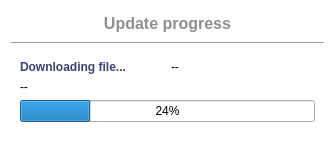
<?xml version="1.0" encoding="UTF-8"?>
<ui version="4.0">
 <class>WUpdateProgress</class>
 <widget class="QDialog" name="WUpdateProgress">
  <property name="geometry">
   <rect>
    <x>0</x>
    <y>0</y>
    <width>335</width>
    <height>142</height>
   </rect>
  </property>
  <property name="windowTitle">
   <string>Log data period configuration</string>
  </property>
  <property name="styleSheet">
   <string notr="true">#WUpdateProgress {
 background-color:white;
 border-radius: 5px;
}
#label{
 color: #3E4072;
 font-weight: 800;
}
#buttonBox{
 background-color: #3E4072;
}
#label_Title{
 color: #8F8F8F;
 font-weight: 600;
}
QLineEdit {
 background-color:#DFDFDF;
 border-radius: 3px;
}
#pushButton_Confirm,
#pushButton_Cancel {
 border: none;
 border-radius: 8px;
}
#pushButton_Confirm {
 color: white;
 background-color: #3E4072;
}
#pushButton_Confirm:hover {
 color: white;
 background-color: #595D89;
}
#pushButton_Cancel {
 background-color: #D8D8D8;
}
#pushButton_Cancel:hover {
 background-color: #ACACAC;
}</string>
  </property>
  <layout class="QVBoxLayout" name="verticalLayout">
   <item>
    <widget class="QLabel" name="label_Title">
     <property name="font">
      <font>
       <pointsize>12</pointsize>
       <fontweight>DemiBold</fontweight>
      </font>
     </property>
     <property name="text">
      <string>Update progress</string>
     </property>
     <property name="alignment">
      <set>Qt::AlignCenter</set>
     </property>
    </widget>
   </item>
   <item>
    <widget class="Line" name="line">
     <property name="orientation">
      <enum>Qt::Horizontal</enum>
     </property>
    </widget>
   </item>
   <item>
    <widget class="QWidget" name="widget" native="true">
     <layout class="QGridLayout" name="gridLayout" columnstretch="0,0">
      <item row="0" column="1">
       <widget class="QLabel" name="label_FileCount">
        <property name="text">
         <string>--</string>
        </property>
       </widget>
      </item>
      <item row="2" column="0" colspan="2">
       <widget class="QProgressBar" name="progressBar">
        <property name="value">
         <number>24</number>
        </property>
       </widget>
      </item>
      <item row="0" column="0">
       <widget class="QLabel" name="label">
        <property name="text">
         <string>Downloading file...</string>
        </property>
       </widget>
      </item>
      <item row="1" column="0" colspan="2">
       <widget class="QLabel" name="label_FileName">
        <property name="text">
         <string>--</string>
        </property>
       </widget>
      </item>
     </layout>
    </widget>
   </item>
  </layout>
 </widget>
 <resources/>
 <connections/>
</ui>
